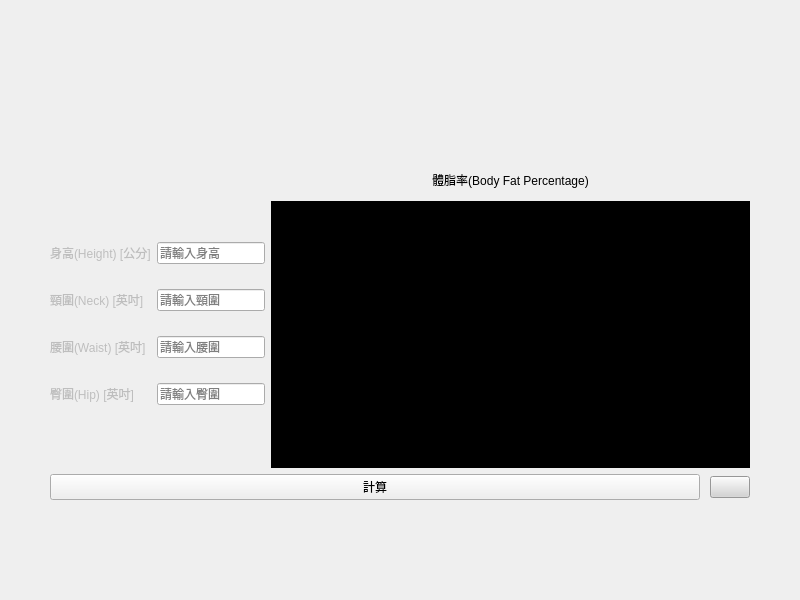
<?xml version="1.0" encoding="UTF-8"?>
<ui version="4.0">
 <class>female_cal_body_fat</class>
 <widget class="QWidget" name="female_cal_body_fat">
  <property name="geometry">
   <rect>
    <x>0</x>
    <y>0</y>
    <width>800</width>
    <height>600</height>
   </rect>
  </property>
  <property name="windowTitle">
   <string>Form</string>
  </property>
  <layout class="QGridLayout" name="gridLayout_3">
   <property name="leftMargin">
    <number>50</number>
   </property>
   <property name="topMargin">
    <number>50</number>
   </property>
   <property name="rightMargin">
    <number>50</number>
   </property>
   <property name="bottomMargin">
    <number>50</number>
   </property>
   <item row="1" column="1">
    <layout class="QVBoxLayout" name="verticalLayout_7" stretch="1,9">
     <property name="topMargin">
      <number>35</number>
     </property>
     <property name="rightMargin">
      <number>0</number>
     </property>
     <item>
      <widget class="QLabel" name="labelOutput_2">
       <property name="styleSheet">
        <string notr="true">font: 16pt &quot;微軟正黑體&quot;;</string>
       </property>
       <property name="text">
        <string>體脂率(Body Fat Percentage)</string>
       </property>
       <property name="alignment">
        <set>Qt::AlignCenter</set>
       </property>
      </widget>
     </item>
     <item>
      <widget class="QLabel" name="labelOutputBdyFat_2">
       <property name="enabled">
        <bool>false</bool>
       </property>
       <property name="styleSheet">
        <string notr="true">font: 48pt &quot;Times New Roman&quot;;
background-color: rgb(0, 0, 0);</string>
       </property>
       <property name="text">
        <string/>
       </property>
       <property name="alignment">
        <set>Qt::AlignCenter</set>
       </property>
      </widget>
     </item>
    </layout>
   </item>
   <item row="2" column="0" colspan="2">
    <layout class="QHBoxLayout" name="horizontalLayout_2" stretch="8,2">
     <property name="spacing">
      <number>10</number>
     </property>
     <item>
      <widget class="QPushButton" name="pushButtonCal_2">
       <property name="enabled">
        <bool>true</bool>
       </property>
       <property name="sizePolicy">
        <sizepolicy hsizetype="Preferred" vsizetype="Fixed">
         <horstretch>0</horstretch>
         <verstretch>0</verstretch>
        </sizepolicy>
       </property>
       <property name="styleSheet">
        <string notr="true">font: 36pt &quot;微軟正黑體&quot;;</string>
       </property>
       <property name="text">
        <string>計算</string>
       </property>
      </widget>
     </item>
     <item>
      <widget class="QPushButton" name="pushButtonGoBack_2">
       <property name="enabled">
        <bool>true</bool>
       </property>
       <property name="sizePolicy">
        <sizepolicy hsizetype="Fixed" vsizetype="Fixed">
         <horstretch>0</horstretch>
         <verstretch>0</verstretch>
        </sizepolicy>
       </property>
       <property name="styleSheet">
        <string notr="true">background-color: rgb(212, 212, 212);</string>
       </property>
       <property name="icon">
        <iconset resource="Resources.qrc">
         <normaloff>:/src/image/arrow.png</normaloff>:/src/image/arrow.png</iconset>
       </property>
       <property name="iconSize">
        <size>
         <width>40</width>
         <height>40</height>
        </size>
       </property>
      </widget>
     </item>
    </layout>
   </item>
   <item row="1" column="0">
    <layout class="QGridLayout" name="gridLayout_2" rowstretch="0,0" columnstretch="5,5">
     <property name="leftMargin">
      <number>0</number>
     </property>
     <property name="topMargin">
      <number>0</number>
     </property>
     <property name="rightMargin">
      <number>0</number>
     </property>
     <property name="verticalSpacing">
      <number>0</number>
     </property>
     <item row="0" column="1">
      <layout class="QVBoxLayout" name="verticalLayout_6">
       <property name="spacing">
        <number>0</number>
       </property>
       <item>
        <spacer name="verticalSpacer_15">
         <property name="orientation">
          <enum>Qt::Vertical</enum>
         </property>
         <property name="sizeType">
          <enum>QSizePolicy::Fixed</enum>
         </property>
         <property name="sizeHint" stdset="0">
          <size>
           <width>20</width>
           <height>50</height>
          </size>
         </property>
        </spacer>
       </item>
       <item>
        <widget class="QLineEdit" name="lineEditHeight2">
         <property name="sizePolicy">
          <sizepolicy hsizetype="Fixed" vsizetype="Fixed">
           <horstretch>0</horstretch>
           <verstretch>0</verstretch>
          </sizepolicy>
         </property>
         <property name="styleSheet">
          <string notr="true">font: 16pt &quot;Times New Roman&quot;;</string>
         </property>
         <property name="placeholderText">
          <string>請輸入身高</string>
         </property>
        </widget>
       </item>
       <item>
        <spacer name="verticalSpacer_16">
         <property name="orientation">
          <enum>Qt::Vertical</enum>
         </property>
         <property name="sizeType">
          <enum>QSizePolicy::Fixed</enum>
         </property>
         <property name="sizeHint" stdset="0">
          <size>
           <width>20</width>
           <height>25</height>
          </size>
         </property>
        </spacer>
       </item>
       <item>
        <widget class="QLineEdit" name="lineEditNeck2">
         <property name="sizePolicy">
          <sizepolicy hsizetype="Fixed" vsizetype="Fixed">
           <horstretch>0</horstretch>
           <verstretch>0</verstretch>
          </sizepolicy>
         </property>
         <property name="styleSheet">
          <string notr="true">font: 16pt &quot;Times New Roman&quot;;</string>
         </property>
         <property name="placeholderText">
          <string>請輸入頸圍</string>
         </property>
        </widget>
       </item>
       <item>
        <spacer name="verticalSpacer_17">
         <property name="orientation">
          <enum>Qt::Vertical</enum>
         </property>
         <property name="sizeType">
          <enum>QSizePolicy::Fixed</enum>
         </property>
         <property name="sizeHint" stdset="0">
          <size>
           <width>20</width>
           <height>25</height>
          </size>
         </property>
        </spacer>
       </item>
       <item>
        <widget class="QLineEdit" name="lineEditWaist2">
         <property name="sizePolicy">
          <sizepolicy hsizetype="Fixed" vsizetype="Fixed">
           <horstretch>0</horstretch>
           <verstretch>0</verstretch>
          </sizepolicy>
         </property>
         <property name="styleSheet">
          <string notr="true">font: 16pt &quot;Times New Roman&quot;;</string>
         </property>
         <property name="placeholderText">
          <string>請輸入腰圍</string>
         </property>
        </widget>
       </item>
       <item>
        <spacer name="verticalSpacer_19">
         <property name="orientation">
          <enum>Qt::Vertical</enum>
         </property>
         <property name="sizeType">
          <enum>QSizePolicy::Fixed</enum>
         </property>
         <property name="sizeHint" stdset="0">
          <size>
           <width>20</width>
           <height>25</height>
          </size>
         </property>
        </spacer>
       </item>
       <item>
        <widget class="QLineEdit" name="lineEditHip2">
         <property name="sizePolicy">
          <sizepolicy hsizetype="Fixed" vsizetype="Fixed">
           <horstretch>0</horstretch>
           <verstretch>0</verstretch>
          </sizepolicy>
         </property>
         <property name="styleSheet">
          <string notr="true">font: 16pt &quot;Times New Roman&quot;;</string>
         </property>
         <property name="placeholderText">
          <string>請輸入臀圍</string>
         </property>
        </widget>
       </item>
      </layout>
     </item>
     <item row="0" column="0">
      <layout class="QVBoxLayout" name="verticalLayout_5">
       <item>
        <spacer name="verticalSpacer_12">
         <property name="orientation">
          <enum>Qt::Vertical</enum>
         </property>
         <property name="sizeType">
          <enum>QSizePolicy::Fixed</enum>
         </property>
         <property name="sizeHint" stdset="0">
          <size>
           <width>20</width>
           <height>50</height>
          </size>
         </property>
        </spacer>
       </item>
       <item>
        <widget class="QLabel" name="labelHeight_2">
         <property name="enabled">
          <bool>false</bool>
         </property>
         <property name="sizePolicy">
          <sizepolicy hsizetype="Fixed" vsizetype="Preferred">
           <horstretch>0</horstretch>
           <verstretch>0</verstretch>
          </sizepolicy>
         </property>
         <property name="styleSheet">
          <string notr="true">font: 16pt &quot;微軟正黑體&quot;;</string>
         </property>
         <property name="text">
          <string>身高(Height) [公分]</string>
         </property>
         <property name="alignment">
          <set>Qt::AlignLeading|Qt::AlignLeft|Qt::AlignVCenter</set>
         </property>
        </widget>
       </item>
       <item>
        <spacer name="verticalSpacer_13">
         <property name="orientation">
          <enum>Qt::Vertical</enum>
         </property>
         <property name="sizeType">
          <enum>QSizePolicy::Fixed</enum>
         </property>
         <property name="sizeHint" stdset="0">
          <size>
           <width>20</width>
           <height>25</height>
          </size>
         </property>
        </spacer>
       </item>
       <item>
        <widget class="QLabel" name="labelNeck_2">
         <property name="enabled">
          <bool>false</bool>
         </property>
         <property name="sizePolicy">
          <sizepolicy hsizetype="Fixed" vsizetype="Preferred">
           <horstretch>0</horstretch>
           <verstretch>0</verstretch>
          </sizepolicy>
         </property>
         <property name="styleSheet">
          <string notr="true">font: 16pt &quot;微軟正黑體&quot;;</string>
         </property>
         <property name="text">
          <string>頸圍(Neck) [英吋]</string>
         </property>
         <property name="alignment">
          <set>Qt::AlignLeading|Qt::AlignLeft|Qt::AlignVCenter</set>
         </property>
        </widget>
       </item>
       <item>
        <spacer name="verticalSpacer_14">
         <property name="orientation">
          <enum>Qt::Vertical</enum>
         </property>
         <property name="sizeType">
          <enum>QSizePolicy::Fixed</enum>
         </property>
         <property name="sizeHint" stdset="0">
          <size>
           <width>20</width>
           <height>25</height>
          </size>
         </property>
        </spacer>
       </item>
       <item>
        <widget class="QLabel" name="labelWaist_2">
         <property name="enabled">
          <bool>false</bool>
         </property>
         <property name="sizePolicy">
          <sizepolicy hsizetype="Fixed" vsizetype="Preferred">
           <horstretch>0</horstretch>
           <verstretch>0</verstretch>
          </sizepolicy>
         </property>
         <property name="styleSheet">
          <string notr="true">font: 16pt &quot;微軟正黑體&quot;;</string>
         </property>
         <property name="text">
          <string>腰圍(Waist) [英吋]</string>
         </property>
         <property name="alignment">
          <set>Qt::AlignLeading|Qt::AlignLeft|Qt::AlignVCenter</set>
         </property>
        </widget>
       </item>
       <item>
        <spacer name="verticalSpacer_18">
         <property name="orientation">
          <enum>Qt::Vertical</enum>
         </property>
         <property name="sizeType">
          <enum>QSizePolicy::Fixed</enum>
         </property>
         <property name="sizeHint" stdset="0">
          <size>
           <width>20</width>
           <height>25</height>
          </size>
         </property>
        </spacer>
       </item>
       <item>
        <widget class="QLabel" name="labelHip">
         <property name="enabled">
          <bool>false</bool>
         </property>
         <property name="sizePolicy">
          <sizepolicy hsizetype="Fixed" vsizetype="Preferred">
           <horstretch>0</horstretch>
           <verstretch>0</verstretch>
          </sizepolicy>
         </property>
         <property name="styleSheet">
          <string notr="true">font: 16pt &quot;微軟正黑體&quot;;</string>
         </property>
         <property name="text">
          <string>臀圍(Hip) [英吋]</string>
         </property>
         <property name="alignment">
          <set>Qt::AlignLeading|Qt::AlignLeft|Qt::AlignVCenter</set>
         </property>
        </widget>
       </item>
      </layout>
     </item>
    </layout>
   </item>
   <item row="0" column="0">
    <spacer name="verticalSpacer">
     <property name="orientation">
      <enum>Qt::Vertical</enum>
     </property>
     <property name="sizeType">
      <enum>QSizePolicy::Fixed</enum>
     </property>
     <property name="sizeHint" stdset="0">
      <size>
       <width>20</width>
       <height>80</height>
      </size>
     </property>
    </spacer>
   </item>
   <item row="3" column="0">
    <spacer name="verticalSpacer_2">
     <property name="orientation">
      <enum>Qt::Vertical</enum>
     </property>
     <property name="sizeType">
      <enum>QSizePolicy::Fixed</enum>
     </property>
     <property name="sizeHint" stdset="0">
      <size>
       <width>20</width>
       <height>50</height>
      </size>
     </property>
    </spacer>
   </item>
  </layout>
 </widget>
 <resources>
  <include location="Resources.qrc"/>
 </resources>
 <connections/>
</ui>
